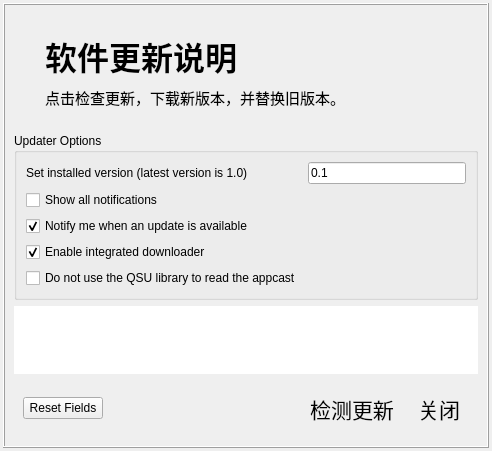
<?xml version="1.0" encoding="UTF-8"?>
<ui version="4.0">
 <class>UrielUpdater</class>
 <widget class="QMainWindow" name="UrielUpdater">
  <property name="geometry">
   <rect>
    <x>0</x>
    <y>0</y>
    <width>492</width>
    <height>418</height>
   </rect>
  </property>
  <property name="windowTitle">
   <string>UrielUpdater</string>
  </property>
  <property name="autoFillBackground">
   <bool>false</bool>
  </property>
  <property name="tabShape">
   <enum>QTabWidget::Rounded</enum>
  </property>
  <widget class="QWidget" name="centralwidget">
   <layout class="QVBoxLayout" name="verticalLayout_4" stretch="0">
    <property name="spacing">
     <number>3</number>
    </property>
    <property name="leftMargin">
     <number>3</number>
    </property>
    <property name="topMargin">
     <number>3</number>
    </property>
    <property name="rightMargin">
     <number>3</number>
    </property>
    <property name="bottomMargin">
     <number>3</number>
    </property>
    <item>
     <widget class="QFrame" name="frame_4">
      <property name="frameShape">
       <enum>QFrame::Box</enum>
      </property>
      <property name="frameShadow">
       <enum>QFrame::Raised</enum>
      </property>
      <layout class="QVBoxLayout" name="verticalLayout">
       <item>
        <widget class="QFrame" name="frame_2">
         <property name="frameShape">
          <enum>QFrame::NoFrame</enum>
         </property>
         <property name="frameShadow">
          <enum>QFrame::Raised</enum>
         </property>
         <layout class="QHBoxLayout" name="horizontalLayout_2">
          <item>
           <widget class="QLabel" name="label_2">
            <property name="maximumSize">
             <size>
              <width>96</width>
              <height>96</height>
             </size>
            </property>
            <property name="text">
             <string/>
            </property>
            <property name="pixmap">
             <pixmap resource="../../../UrielQtFramework.qrc">:/Mainwindow/Resources/UrielQtFramework/update.png</pixmap>
            </property>
           </widget>
          </item>
          <item>
           <widget class="QFrame" name="frame_3">
            <property name="frameShape">
             <enum>QFrame::NoFrame</enum>
            </property>
            <property name="frameShadow">
             <enum>QFrame::Raised</enum>
            </property>
            <layout class="QVBoxLayout" name="verticalLayout_3">
             <item>
              <widget class="QLabel" name="label_3">
               <property name="font">
                <font>
                 <family>楷体</family>
                 <pointsize>12</pointsize>
                </font>
               </property>
               <property name="text">
                <string>&lt;html&gt;&lt;head/&gt;&lt;body&gt;&lt;p&gt;&lt;span style=&quot; font-size:xx-large; font-weight:600;&quot;&gt;软件更新说明&lt;/span&gt;&lt;/p&gt;&lt;/body&gt;&lt;/html&gt;</string>
               </property>
              </widget>
             </item>
             <item>
              <widget class="QLabel" name="label_4">
               <property name="font">
                <font>
                 <family>楷体</family>
                 <pointsize>11</pointsize>
                </font>
               </property>
               <property name="text">
                <string>&lt;html&gt;&lt;head/&gt;&lt;body&gt;&lt;p&gt;点击检查更新，下载新版本，并替换旧版本。&lt;/p&gt;&lt;/body&gt;&lt;/html&gt;</string>
               </property>
              </widget>
             </item>
            </layout>
           </widget>
          </item>
          <item>
           <spacer name="horizontalSpacer_2">
            <property name="orientation">
             <enum>Qt::Horizontal</enum>
            </property>
            <property name="sizeHint" stdset="0">
             <size>
              <width>40</width>
              <height>20</height>
             </size>
            </property>
           </spacer>
          </item>
         </layout>
        </widget>
       </item>
       <item>
        <widget class="QGroupBox" name="groupBox">
         <property name="title">
          <string>Updater Options</string>
         </property>
         <layout class="QGridLayout" name="gridLayout">
          <item row="3" column="0">
           <widget class="QCheckBox" name="showAllNotifcations">
            <property name="text">
             <string>Show all notifications</string>
            </property>
           </widget>
          </item>
          <item row="2" column="1">
           <widget class="QLineEdit" name="installedVersion">
            <property name="text">
             <string>0.1</string>
            </property>
            <property name="placeholderText">
             <string>Write a version string...</string>
            </property>
           </widget>
          </item>
          <item row="5" column="0">
           <widget class="QCheckBox" name="enableDownloader">
            <property name="text">
             <string>Enable integrated downloader</string>
            </property>
            <property name="checked">
             <bool>true</bool>
            </property>
           </widget>
          </item>
          <item row="4" column="0">
           <widget class="QCheckBox" name="showUpdateNotifications">
            <property name="text">
             <string>Notify me when an update is available</string>
            </property>
            <property name="checked">
             <bool>true</bool>
            </property>
           </widget>
          </item>
          <item row="2" column="0">
           <widget class="QLabel" name="label">
            <property name="text">
             <string>Set installed version (latest version is 1.0)</string>
            </property>
           </widget>
          </item>
          <item row="6" column="0">
           <widget class="QCheckBox" name="customAppcast">
            <property name="text">
             <string>Do not use the QSU library to read the appcast</string>
            </property>
           </widget>
          </item>
         </layout>
        </widget>
       </item>
       <item>
        <widget class="QTextBrowser" name="changelogText">
         <property name="font">
          <font>
           <family>楷体</family>
           <pointsize>16</pointsize>
          </font>
         </property>
         <property name="frameShape">
          <enum>QFrame::NoFrame</enum>
         </property>
         <property name="readOnly">
          <bool>true</bool>
         </property>
         <property name="html">
          <string>&lt;!DOCTYPE HTML PUBLIC &quot;-//W3C//DTD HTML 4.0//EN&quot; &quot;http://www.w3.org/TR/REC-html40/strict.dtd&quot;&gt;
&lt;html&gt;&lt;head&gt;&lt;meta name=&quot;qrichtext&quot; content=&quot;1&quot; /&gt;&lt;style type=&quot;text/css&quot;&gt;
p, li { white-space: pre-wrap; }
&lt;/style&gt;&lt;/head&gt;&lt;body style=&quot; font-family:'楷体'; font-size:16pt; font-weight:400; font-style:normal;&quot;&gt;
&lt;p style=&quot; margin-top:0px; margin-bottom:0px; margin-left:0px; margin-right:0px; -qt-block-indent:0; text-indent:0px;&quot;&gt;&lt;span style=&quot; font-family:'SimSun'; font-size:9pt;&quot;&gt;                      &lt;/span&gt;&lt;/p&gt;
&lt;p style=&quot;-qt-paragraph-type:empty; margin-top:0px; margin-bottom:0px; margin-left:0px; margin-right:0px; -qt-block-indent:0; text-indent:0px; font-family:'SimSun'; font-size:9pt;&quot;&gt;&lt;br /&gt;&lt;/p&gt;&lt;/body&gt;&lt;/html&gt;</string>
         </property>
        </widget>
       </item>
       <item>
        <widget class="QFrame" name="frame">
         <property name="frameShape">
          <enum>QFrame::NoFrame</enum>
         </property>
         <property name="frameShadow">
          <enum>QFrame::Plain</enum>
         </property>
         <layout class="QHBoxLayout" name="horizontalLayout">
          <item>
           <widget class="QPushButton" name="resetButton">
            <property name="text">
             <string>Reset Fields</string>
            </property>
           </widget>
          </item>
          <item>
           <spacer name="horizontalSpacer">
            <property name="orientation">
             <enum>Qt::Horizontal</enum>
            </property>
            <property name="sizeHint" stdset="0">
             <size>
              <width>40</width>
              <height>20</height>
             </size>
            </property>
           </spacer>
          </item>
          <item>
           <widget class="QToolButton" name="checkButton">
            <property name="font">
             <font>
              <family>楷体</family>
              <pointsize>16</pointsize>
             </font>
            </property>
            <property name="text">
             <string>检测更新</string>
            </property>
            <property name="icon">
             <iconset resource="../../../UrielQtFramework.qrc">
              <normaloff>:/Mainwindow/Resources/UrielQtFramework/readlog.png</normaloff>:/Mainwindow/Resources/UrielQtFramework/readlog.png</iconset>
            </property>
            <property name="iconSize">
             <size>
              <width>25</width>
              <height>25</height>
             </size>
            </property>
            <property name="toolButtonStyle">
             <enum>Qt::ToolButtonTextBesideIcon</enum>
            </property>
            <property name="autoRaise">
             <bool>true</bool>
            </property>
           </widget>
          </item>
          <item>
           <widget class="QToolButton" name="closeButton">
            <property name="minimumSize">
             <size>
              <width>0</width>
              <height>0</height>
             </size>
            </property>
            <property name="font">
             <font>
              <family>楷体</family>
              <pointsize>16</pointsize>
             </font>
            </property>
            <property name="text">
             <string>关闭</string>
            </property>
            <property name="icon">
             <iconset resource="../../../UrielQtFramework.qrc">
              <normaloff>:/Mainwindow/Resources/UrielQtFramework/close5.png</normaloff>:/Mainwindow/Resources/UrielQtFramework/close5.png</iconset>
            </property>
            <property name="iconSize">
             <size>
              <width>25</width>
              <height>25</height>
             </size>
            </property>
            <property name="toolButtonStyle">
             <enum>Qt::ToolButtonTextBesideIcon</enum>
            </property>
            <property name="autoRaise">
             <bool>true</bool>
            </property>
           </widget>
          </item>
         </layout>
        </widget>
       </item>
      </layout>
     </widget>
    </item>
   </layout>
  </widget>
 </widget>
 <resources>
  <include location="../../../UrielQtFramework.qrc"/>
 </resources>
 <connections/>
</ui>
